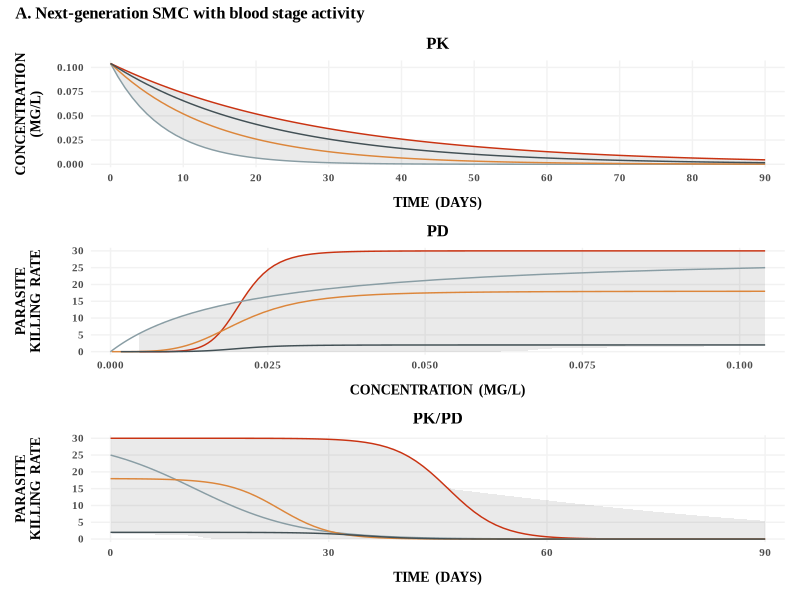

Write the R code that produced this figure. (Note: this script raises an error after producing the figure.)
############################################################
#
# Visualises intervention dynamics for blood and liver stage SMC
#
# Written by Lydia Braunack-Mayer
############################################################

rm(list = ls())

library(ggplot2)
library(dplyr)
library(patchwork)

###################### BLOOD STAGE SMC######################

# ----------------------------------------------------------
# PK/PD components
# ----------------------------------------------------------

PK <- function(t, C_0, halflife) {
  # t = time
  # C_0 = concentration at time 0
  # halflife = Time t at which half the initial concentration remains
  
  C_0 * exp(-(log(2)/halflife)*t)
}

PD <- function(C, Emax, IC50, n) {
  # C = Initial concentration
  # Emax = Maximum parasite killing rate
  # IC50 = Drug concentration at which half the maximum killing rate is achieved
  # n = slope
  
  Emax * C^n / (C^n + IC50^n)
}


# ----------------------------------------------------------
# PK/PD Set up
# ----------------------------------------------------------

dose <- 18 # dose in mg/kg
weight <- 20 # weight of individual receiving drug in kg
vol <- 173 # volume of distribution in l/kg
C_0 <- (dose*weight) / (vol*weight)
IC50 <- 0.020831339

# halflife <- 5
# Emax <- 3.45
# slope <- 8
# 
# nby <- 0.1
# nto <- 90
# 
# PKPD <- data.frame("t" = seq(0, nto, by = nby))
# PKPD$PK <- PK(PKPD$t, C_0, halflife) # first dose
# # PKPD$PK <- PKPD$PK + c(rep(0, 1/nby), PK(PKPD$t[1:(nto/nby - 1/nby + 1)], C_0, halflife)) # second dose
# # PKPD$PK <- PKPD$PK + c(rep(0, 1/nby*2), PK(PKPD$t[1:(nto/nby - 1/nby*2 + 1)], C_0, halflife)) # third dose
# PKPD$PD <- PD(PKPD$PK, Emax, IC50, n = slope)
# 
# par(mfrow = c(1, 3))
# plot(PKPD$t, PKPD$PK, type = "l", xlab = "Time (days)", main = "PK", ylab = "Concentration")
# plot(PKPD$PK, PKPD$PD, type = "l", xlab = "Concentration", main = "PD", ylab = "Effect")
# plot(PKPD$t, PKPD$PD, type = "l", xlab = "Time (days)", main = "PK/PD", ylab = "Effect")
# par(mfrow = c(1, 1))


# ----------------------------------------------------------
# Generate database of PK/PD profiles
# ----------------------------------------------------------

ngrid <- c(4, 8, 8)
grid_ranges_cont <- rbind(Halflife = c(5, 20),
                          MaxKillingRate = c(2, 30),
                          Slope = c(1, 8))

# Create grid of scenarios
D <- nrow(grid_ranges_cont)
grid_ranges <- t(grid_ranges_cont)
scenarios <- list()

for (i in 1:D) {
  scenarios[[i]] <- seq(grid_ranges[1, i], grid_ranges[2, i], length.out = ngrid[i])
}

scenarios <- expand.grid(scenarios)
names(scenarios) <- rownames(grid_ranges_cont)
head(scenarios)

# Generate PK/PD values for each scenario

df <- data.frame()

for(i in 1:nrow(scenarios)) {
  temp <- data.frame("Halflife" = scenarios[i, "Halflife"],
                     "MaxKillingRate" = scenarios[i, "MaxKillingRate"],
                     "Slope" = scenarios[i, "Slope"],
                     "t" = 0:90)
  temp$PK <- PK(temp$t, C_0 = C_0, halflife = scenarios[i, "Halflife"])
  temp$PD <- PD(temp$PK, Emax = scenarios[i, "MaxKillingRate"], IC50 = IC50, n = scenarios[i, "Slope"])
  
  df <- rbind(df, temp)  
}

# Calculate max and min concentration and effect across all scenarios

df_plot <- df %>%
  group_by(t) %>%
  summarise(maxPK = max(PK),
            minPK = min(PK),
            maxPD = max(PD),
            minPD = min(PD))

# Add dummy PK and PD columns for purposing of plotting sample lines
df_plot$PK <- seq(0, max(df_plot$maxPK), length = 91)
df_plot$PD <- seq(min(df_plot$minPD), max(df_plot$maxPD), length = 91)

# Prepare sample PK/PD profiles
df_sample1 <- df[(df$Halflife == 20 & df$Slope == 8) & df$MaxKillingRate == 30, ]
df_sample2 <- df[(df$Halflife == 5 & df$Slope == 1) & df$MaxKillingRate == 30, ]
df_sample3 <- df[(df$Halflife == 10 & df$Slope == 4) & df$MaxKillingRate == 18, ]
df_sample4 <- df[(df$Halflife == 15 & df$Slope == 6) & df$MaxKillingRate == 2, ]

# ----------------------------------------------------------
# Generate plot of range of PK/PD profiles
# ----------------------------------------------------------

# PK profile
p <- ggplot(df_sample1, aes(x = t, y = PK)) +
  geom_ribbon(data = df_plot, aes(x = t, ymin = minPK, ymax = maxPK), alpha = 0.1) +
  geom_line(colour = "#C93312") +
  geom_line(data = df_sample2, colour = "#899DA4") +
  geom_line(data = df_sample3, colour = "#DC863B") +
  geom_line(data = df_sample4, colour = "#425055") +
  theme(panel.border = element_blank(), 
                 panel.background = element_blank(),
                 panel.grid.major = element_line(colour = "grey95"),
                 panel.grid.minor = element_blank(),
                 text = element_text(family = "Times New Roman", size = 10),
                 strip.background = element_blank(),
                 axis.line = element_blank(),
                 axis.ticks = element_blank(),
                 axis.title.x = element_text(margin = margin(t = 10)),
                 axis.title.y = element_text(margin = margin(r = 10)),
                 plot.title = element_text(hjust = 0.5, face = "bold"),
                 legend.title = element_text(face = "bold")) +
  scale_x_continuous(breaks = seq(0, 90, by = 10),
                     expand = expansion(mult = .03, add = 0)) +
  scale_y_continuous(expand = expansion(mult = .03, add = 0)) +
  labs(x = "TIME  (DAYS)", y = "CONCENTRATION\n(MG/L)", title = "PK")

# PD profile
q <- ggplot(df_sample1, aes(x = PK, y = PD)) +
  geom_ribbon(data = df_plot, aes(x = maxPK, ymin = minPD, ymax = maxPD), alpha = 0.1) +
  geom_line(colour = "#C93312") +
  geom_line(data = df_sample2, colour = "#899DA4") +
  geom_line(data = df_sample3, colour = "#DC863B") +
  geom_line(data = df_sample4, colour = "#425055") +
  theme(panel.border = element_blank(), 
        panel.background = element_blank(),
        panel.grid.major = element_line(colour = "grey95"),
        panel.grid.minor = element_blank(),
        text = element_text(family = "Times New Roman", size = 10),
        strip.background = element_blank(),
        axis.line = element_blank(),
        axis.ticks = element_blank(),
        axis.title.x = element_text(margin = margin(t = 10)),
        axis.title.y = element_text(margin = margin(r = 10)),
        plot.title = element_text(hjust = 0.5, face = "bold"),
        legend.title = element_text(face = "bold")) +
  scale_x_continuous(expand = expansion(mult = .03, add = 0)) +
  scale_y_continuous(breaks = seq(0, 30, by = 5),
                     expand = expansion(mult = .03, add = 0)) +
  labs(x = "CONCENTRATION  (MG/L)", y = "PARASITE\nKILLING  RATE", title = "PD")

# PK/PD profile
r <- ggplot(df_sample1, aes(x = t, y = PD)) +
  geom_ribbon(data = df_plot, aes(x = t, ymin = minPD, ymax = maxPD), alpha = 0.1) +
  geom_line(colour = "#C93312") +
  geom_line(data = df_sample2, colour = "#899DA4") +
  geom_line(data = df_sample3, colour = "#DC863B") +
  geom_line(data = df_sample4, colour = "#425055") +
  theme(panel.border = element_blank(), 
        panel.background = element_blank(),
        panel.grid.major = element_line(colour = "grey95"),
        panel.grid.minor = element_blank(),
        text = element_text(family = "Times New Roman", size = 10),
        strip.background = element_blank(),
        axis.line = element_blank(),
        axis.ticks = element_blank(),
        axis.title.x = element_text(margin = margin(t = 10)),
        axis.title.y = element_text(margin = margin(r = 10)),
        plot.title = element_text(hjust = 0.5, face = "bold"),
        legend.title = element_text(face = "bold")) +
  scale_x_continuous(breaks = seq(0, 90, by = 30),
                     expand = expansion(mult = .03, add = 0)) +
  scale_y_continuous(breaks = seq(0, 30, by = 5),
                     expand = expansion(mult = .03, add = 0)) +
  labs(x = "TIME  (DAYS)", y = "PARASITE\nKILLING  RATE", title = "PK/PD")

p / q / r + plot_annotation(title = "A. Next-generation SMC with blood stage activity") &
  theme(text = element_text(family = "Times New Roman", face = "bold", size = 10))

ggsave(filename = paste0("./analysisworkflow/analysis_scripts/iTPP3_Publication/Figures/iTPP3_PKPD_BS.jpg"),
       plot = last_plot(),
       width = 4,
       height = 5,
       dpi = 400)



###################### LIVER STAGE SMC######################

# ----------------------------------------------------------
# Liver stage set up
# ----------------------------------------------------------

decay <- function(t, halflife, efficacy) {
  efficacy * exp( -(t/halflife)^5.4 * log(2) )
}

# ----------------------------------------------------------
# Generate database of PK/PD profiles
# ----------------------------------------------------------

df_decay <- data.frame("t" = 0:90)
df_decay$decay <- decay(df_decay$t, 31, 1)
df_decay$decay1 <- decay(df_decay$t, 14, .85)
df_decay$decay2 <- decay(df_decay$t, 21, .9)
df_decay$decay3 <- decay(df_decay$t, 28, .95)
df_decay$decay4 <- decay(df_decay$t, 35, 1)
df_decay$decay5 <- decay(df_decay$t, 42, 1)
df_decay$decay6 <- decay(df_decay$t, 49, 1)
df_decay$decay7 <- decay(df_decay$t, 56, 1)
df_decay$decay_max <- decay(df_decay$t, 60, 1)
df_decay$decay_min <- decay(df_decay$t, 10, 0.8)

# ----------------------------------------------------------
# Generate plot of range of PK/PD profiles
# ----------------------------------------------------------

s <- ggplot(df_decay, aes(x = t, y = decay)) +
  theme(panel.border = element_blank(), 
        panel.background = element_blank(),
        panel.grid.major = element_line(colour = "grey95"),
        panel.grid.minor = element_blank(),
        text = element_text(family = "Times New Roman", size = 10),
        strip.background = element_blank(),
        axis.line = element_blank(),
        axis.ticks = element_blank(),
        axis.text = element_blank(),
        axis.title.x = element_text(margin = margin(t = 10)),
        axis.title.y = element_text(margin = margin(r = 10)),
        plot.title = element_text(hjust = 0.5, face = "bold"),
        legend.title = element_text(face = "bold")) +
  labs(x = "TIME  (DAYS)",
       y = "CONCENTRATION\n(MG/L)",
       title  = "PK")

t <- ggplot(df_decay, aes(x = t, y = decay)) +
  theme(panel.border = element_blank(), 
        panel.background = element_blank(),
        panel.grid.major = element_line(colour = "grey95"),
        panel.grid.minor = element_blank(),
        text = element_text(family = "Times New Roman", size = 10),
        strip.background = element_blank(),
        axis.line = element_blank(),
        axis.ticks = element_blank(),
        axis.text = element_blank(),
        axis.title.x = element_text(margin = margin(t = 10)),
        axis.title.y = element_text(margin = margin(r = 10)),
        plot.title = element_text(hjust = 0.5, face = "bold"),
        legend.title = element_text(face = "bold")) +
  labs(x = "CONCENTRATION\n(MG/L)",
       y = "PROB  PREVENT\nINFECTION",
       title  = "PD")

# PK/PD profile
  
u <- ggplot(df_decay, aes(x = t, y = decay)) +
  geom_ribbon(aes(ymin = decay_min, ymax = decay_max), alpha = 0.1) +
  geom_line() +
  geom_label(label = "SP+AQ", x = 31, y = .5, fill = "black", label.size = NA, family = "Times New Roman", fontface = "bold", colour = "white", size = 2)

u <- u + theme(panel.border = element_blank(), 
               panel.background = element_blank(),
               panel.grid.major = element_line(colour = "grey95"),
               panel.grid.minor = element_blank(),
               text = element_text(family = "Times New Roman", size = 10),
               strip.background = element_blank(),
               axis.line = element_blank(),
               axis.ticks = element_blank(),
               axis.title.x = element_text(margin = margin(t = 10)),
               axis.title.y = element_text(margin = margin(r = 10)),
               plot.title = element_text(hjust = 0.5, face = "bold"),
               legend.title = element_text(face = "bold")) +
  scale_x_continuous(breaks = seq(0, 90, by = 30),
                     expand = expansion(mult = .03, add = 0)) +
  scale_y_continuous(breaks = seq(0, 1, by = 0.2), 
                     labels = paste0(seq(0, 100, by = 20), "%"),
                     expand = expansion(mult = .03, add = 0)) +
  labs(x = "TIME  (DAYS)",
       y = "PROB  PREVENT\nINFECTION",
       title  = "PK/PD")

s / t / u + plot_annotation(title = "B. Next-generation SMC with liver stage activity") &
  theme(text = element_text(family = "Times New Roman", face = "bold", size = 10))

ggsave(filename = paste0("./analysisworkflow/analysis_scripts/iTPP3_Publication/Figures/iTPP3_PKPD_LS.jpg"),
       plot = last_plot(),
       width = 4,
       height = 5,
       dpi = 400)
